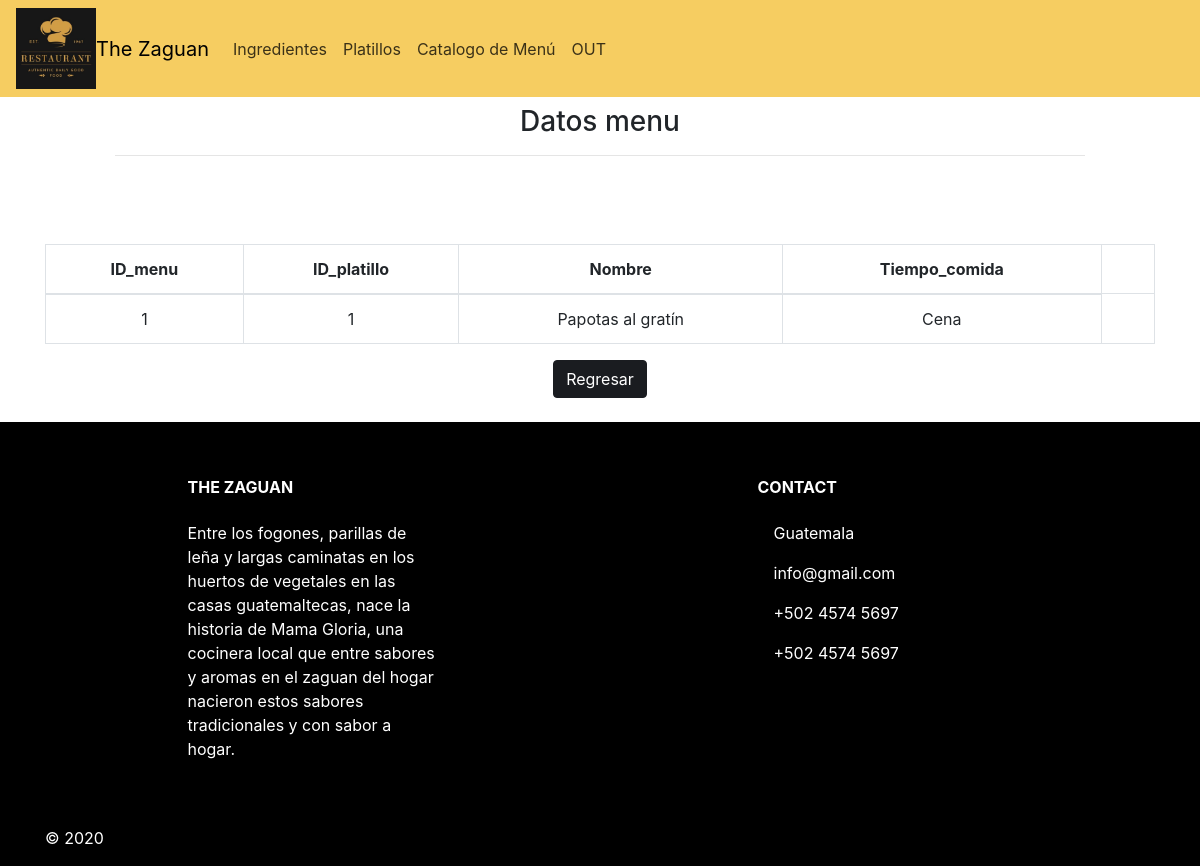
The page /menu/read.php?read=1 (signed in) on the database its author committed.
### tables this page shows
CREATE TABLE `menu` (
  `ID_menu` int(11) NOT NULL,
  `ID_platillo` int(11) NOT NULL,
  `Tiempo_comida` varchar(50) NOT NULL
);

CREATE TABLE `platillo` (
  `ID_platillo` int(11) NOT NULL,
  `ID_status` int(11) NOT NULL,
  `tipo_img` varchar(50) NOT NULL,
  `img` longblob NOT NULL,
  `nombre` varchar(50) NOT NULL,
  `precio` int(11) NOT NULL,
  `detalle` varchar(200) NOT NULL
);

### menu/read.php (the view, shortened to what this page needs)
<?php
include '../conexion/conexion.php';
    if(isset($_GET['read'])){
        $ID_menu=$_GET['read'];
        $result = $mysqli->query("SELECT m.ID_menu, m.ID_platillo, p.nombre, m.Tiempo_comida FROM menu m inner join platillo p
         on m.ID_platillo = p.ID_platillo WHERE ID_menu =$ID_menu ")
        or die($mysqli->error);
    }
    while ($row = mysqli_fetch_assoc($result)){
?>
<!doctype html>
<html lang="en">
  <head>
    <link href="../sass/style.css" rel="stylesheet">
    <link rel="stylesheet" href="https://stackpath.bootstrapcdn.com/bootstrap/4.3.1/css/bootstrap.min.css">
  </head>
  <body class="text-center">
    <header>
    <nav class="navbar navbar-expand-xl navbar_intems " id="l"> <img src="../img/Logo.JPG" alt=80px width="80px"><a class="navbar-brand" href="#">The Zaguan</a>
           <div class="collapse navbar-collapse" id="navbarNavAltMarkup">
            <div class="navbar-nav"> <a class="nav-item nav-link active" href="../ingredientes/ingredientes.php">Ingredientes <span class="sr-only">(current)</span></a>
               <a class="nav-item nav-link" href="../platillos/platillos.php">Platillos</a> <a class="nav-item nav-link" href="#">Catalogo de Menú</a>
               <a class="nav-item nav-link" href="../paginas/logout.php"> OUT</a>
                <a class="nav-item nav-link disabled" href="#"></a> </div> </div> </nav>
              <nav>
                <div class ="container-fluid">
                  <div class="row justify-content-center">
                    <div class= "col-md-10">
                      <h3 class="text-center mt-2"> Datos menu </h3>
                      <hr>
                    </div>
                  </div>
                </div>
              </nav>
    </header>
<section id="n1">
      <br>
      <br>
      <br>
    <div class="container">
        <div class="row">
            <div class="col-12">
                <table class="table table-bordered table-hover" id="form2">
            <thead>
                <tr>
                  <th>ID_menu</th>
                  <th>ID_platillo</th>
                  <th>Nombre</th>
                  <th>Tiempo_comida</th>
                </tr>
            </thead>
            <tbody>
              <tr>
                <td><?php echo $row['ID_menu']?></td>
                <td><?php echo $row['ID_platillo']?></td>
                <td><?php echo $row['nombre']?></td>
                <td><?php echo $row['Tiempo_comida']?></td>
                <td>
                </td>
              </tr>
            </tbody>
            </table>
            <a href="catalogo.php " class="btn btn-info" id="primary">Regresar</a>
    <?php }?>
            </div>
    </section>
    <br>
            <footer class="page-footer font-small mdb-color pt-4" id="f">
<div class="container text-center text-md-left">
  <div class="row text-center text-md-left mt-3 pb-3">
    <div class="col-md-3 col-lg-3 col-xl-3 mx-auto mt-3">
      <h6 class="text-uppercase mb-4 font-weight-bold">The Zaguan</h6>
      <p>Entre los fogones, parillas de leña y largas caminatas en los huertos de vegetales en las casas guatemaltecas,
        nace la historia de Mama Gloria, una cocinera local que entre sabores y aromas en el zaguan del hogar nacieron
        estos sabores tradicionales y con sabor a hogar.</p>
    </div>
    <div class="col-md-4 col-lg-3 col-xl-3 mx-auto mt-3">
      <h6 class="text-uppercase mb-4 font-weight-bold">Contact</h6>
      <p>
        <i class="fas fa-home mr-3"></i> Guatemala</p>
      <p>
        <i class="fas fa-envelope mr-3"></i> info@gmail.com</p>
      <p>
        <i class="fas fa-phone mr-3"></i> +502 4574 5697</p>
      <p>
        <i class="fas fa-print mr-3"></i> +502 4574 5697</p>
    </div>
  </div>
  <hr>
  <div class="row d-flex align-items-center">
    <div class="col-md-3 col-lg-4">
      <p class="text-center text-md-left">© 2020
      </p>
    </div>
</div>
</footer>
</body>
</html>

### sass/style.css (style rules this page uses)
.navbar-brand { color: black; }
.navbar-nav .nav-link { color: rgba(0, 0, 0, 0.76); }
#n1 { color: black; background-color: #fff; }
.align-items-center { -webkit-box-align: center; -ms-flex-align: center; align-items: center; }
#f { background-color: black; color: #fff; }
#primary { color: #fff; background-color: #1a1c20; border-color: #1a1c20; }
#l { background-color: #f6cd61; }

### rows shown on the page
menu: ID_menu "1", ID_platillo "1", ID_platillo.nombre "Papotas al gratín", Tiempo_comida "Cena"
